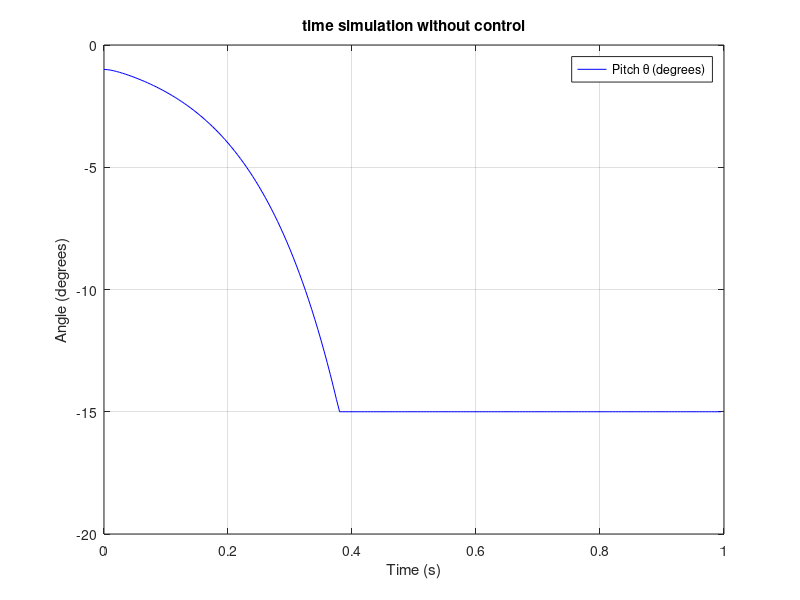

Recreate this plot in MATLAB.
pkg load control
pkg load signal

function eigenvalues = compute_eigenvalues(A)
  eigenvalues = eig(A);
endfunction
function radS = rpmToradS(rpm)
    radS=rpm*(2*pi/60);
endfunction
function checkStateControllability(A, B)
    n = size(A, 1);
    disp('Checking controllability of individual states:');
    
    for i = 1:n
        % Create a vector that selects the i-th state
        Ci = zeros(1, n);
        Ci(i) = 1;
        
        % Check PBH test for controllability of this state
        uncontrollable = true;
        for eigenval = transpose(eig(A))
            % For each eigenvalue, check if [λI-A, B] has full row rank
            test_matrix = [eigenval*eye(n) - A, B];
            row_vector = Ci * test_matrix;
            
            % If row is zero, state is uncontrollable for this eigenvalue
            if norm(row_vector) > 1e-10
                uncontrollable = false;
                break;
            endif
        endfor
        
        if uncontrollable
            printf('State %d is UNCONTROLLABLE\n', i);
        else
            printf('State %d is controllable\n', i);
        endif
    endfor
endfunction


% Motor constants
kt = 0.1604;% in Nm/A
kgr = 1/46;
ke = kt;% in V \cdot s/rad
R = 4.8;% in Ohms
k = kt * kgr;%simplification
m_w = 0.06;%kg
r = 0.026;%m
I_w = (m_w * r^2) / 2;%kg\cdot m^2

% Physical constants
h = 0.11;%m
w = 0.135;%m
m = 0.725748;%kg
g = 9.81;%m/s^2
b = 0.0488;%Nm\cdot s/rad

I_theta = m * (h^2 + w^2)/36;%kg\cdot m^2

A = [
    0, 1, 0, 0;
    (h*m*g)/(2*I_theta), -b/I_theta, -(k*ke)/(2*R*I_theta), -(k*ke)/(2*R*I_theta);
    0, 0, -(k*ke)/(2*R*I_w), 0;
    0, 0, 0, -(k*ke)/(2*R*I_w)
];

B = [
    0, 0;
    k/(2*R*I_theta), k/(2*R*I_theta);
    k/(2*R*I_w), 0;
    0, k/(2*R*I_w)
];

C = [
    1, 0, 0, 0;
];

D = zeros(1,2);

eigVals = compute_eigenvalues(A);
printf("eigenvals:%f\n",eigVals)

T=.005;
sys_c = ss(A, B, C, D);
sys_d = c2d(sys_c, T, 'zoh');
A_d = sys_d.A;
B_d = sys_d.B;
C_d = sys_d.C;
D_d = sys_d.D;

checkStateControllability(A_d,B_d);

Co = [B_d, A_d*B_d, A_d^2*B_d, A_d^3*B_d];
printf("Controllability Matrix Rank: %d\n", rank(Co));

Ob = [C_d; C_d * A_d; C_d * A_d^2;C_d*A_d^3];
printf("Observability Matrix Rank: %d\n", rank(Ob));

eigvals_A_d = eig(A_d);
printf("Eigenvalues of A_d without control: \n");
disp(eigvals_A_d);
%beginning steady state time response graph
initX=[deg2rad(-1);0;0;0];
t=1;% seconds
tSteps=t/T;
Xhist = zeros(4, tSteps);
Xhist(:,1)=initX;
Yhist=zeros(1,tSteps);
Yhist(:,1)=C_d*initX;
Uhist=zeros(2,tSteps);
Uhist(:,1)=[0;0];
setpoint=[0;0;0;0];
U=zeros(2,1);
for k=2:tSteps

    
    
    X=A_d*Xhist(:,k-1)+B_d*U;
    Y=C_d*X;
    if Y > deg2rad(15)
        Y=deg2rad(15);
    endif
    if Y < deg2rad(-15)
        Y=deg2rad(-15);
    endif

    Xhist(:,k)=X;
    Yhist(:,k)=Y;
    Uhist(:,k)=U;
endfor
tGraph = (0:tSteps-1) * T;
disp(transpose(setpoint));
figure;
plot(tGraph, rad2deg(Yhist(1,:)), 'b', 'DisplayName', 'Pitch \theta (degrees)');
xlabel('Time (s)');
ylabel('Angle (degrees)');
title('time simulation without control');
legend show;
grid on;

